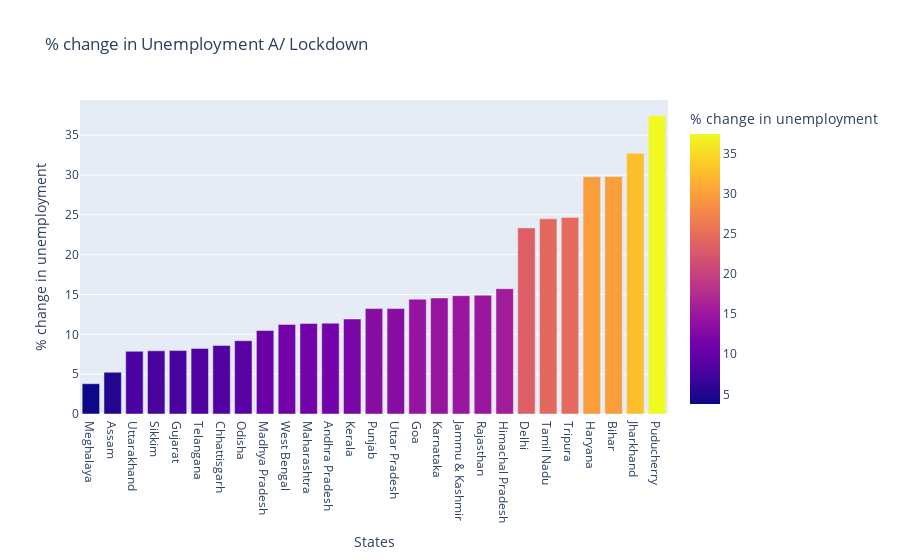

The notebook cell this image was saved under:
### Code cell
#plotting a 'bar-chart' for the "%change in unemployment A/ lockdown"
fig = px.bar(df47g, x='States',y='% change in unemployment',
             color='% change in unemployment',
             title='% change in Unemployment A/ Lockdown')

fig.show()

### Figure 1 — Plotly figure (JSON) as saved in the notebook; plotly's stock layout.template omitted (floating-point values rounded to 4 significant figures)
{"data": [{"alignmentgroup": "True", "hovertemplate": "States=%{x}<br>% change in unemployment=%{marker.color}<extra></extra>", "legendgroup": "", "marker": {"color": [3.8, 5.24, 7.87, 7.93, 7.96, 8.22, 8.6, 9.2, 10.48, 11.24, 11.37, 11.4, 11.92, 13.23, 13.24, 14.4, 14.56, 14.85, 14.91, 15.73, 23.36, 24.5, 24.67, 29.78, 29.8, 32.72, 37.44], "coloraxis": "coloraxis", "pattern": {"shape": ""}}, "name": "", "offsetgroup": "", "orientation": "v", "showlegend": false, "textposition": "auto", "type": "bar", "x": ["Meghalaya", "Assam", "Uttarakhand", "Sikkim", "Gujarat", "Telangana", "Chhattisgarh", "Odisha", "Madhya Pradesh", "West Bengal", "Maharashtra", "Andhra Pradesh", "Kerala", "Punjab", "Uttar Pradesh", "Goa", "Karnataka", "Jammu & Kashmir", "Rajasthan", "Himachal Pradesh", "Delhi", "Tamil Nadu", "Tripura", "Haryana", "Bihar", "Jharkhand", "Puducherry"], "xaxis": "x", "y": [3.8, 5.24, 7.87, 7.93, 7.96, 8.22, 8.6, 9.2, 10.48, 11.24, 11.37, 11.4, 11.92, 13.23, 13.24, 14.4, 14.56, 14.85, 14.91, 15.73, 23.36, 24.5, 24.67, 29.78, 29.8, 32.72, 37.44], "yaxis": "y"}], "layout": {"barmode": "relative", "coloraxis": {"colorbar": {"title": {"text": "% change in unemployment"}}, "colorscale": [[0, "#0d0887"], [0.1111, "#46039f"], [0.2222, "#7201a8"], [0.3333, "#9c179e"], [0.4444, "#bd3786"], [0.5556, "#d8576b"], [0.6667, "#ed7953"], [0.7778, "#fb9f3a"], [0.8889, "#fdca26"], [1, "#f0f921"]]}, "legend": {"tracegroupgap": 0}, "title": {"text": "% change in Unemployment A/ Lockdown"}, "xaxis": {"anchor": "y", "domain": [0, 1], "title": {"text": "States"}}, "yaxis": {"anchor": "x", "domain": [0, 1], "title": {"text": "% change in unemployment"}}}}
